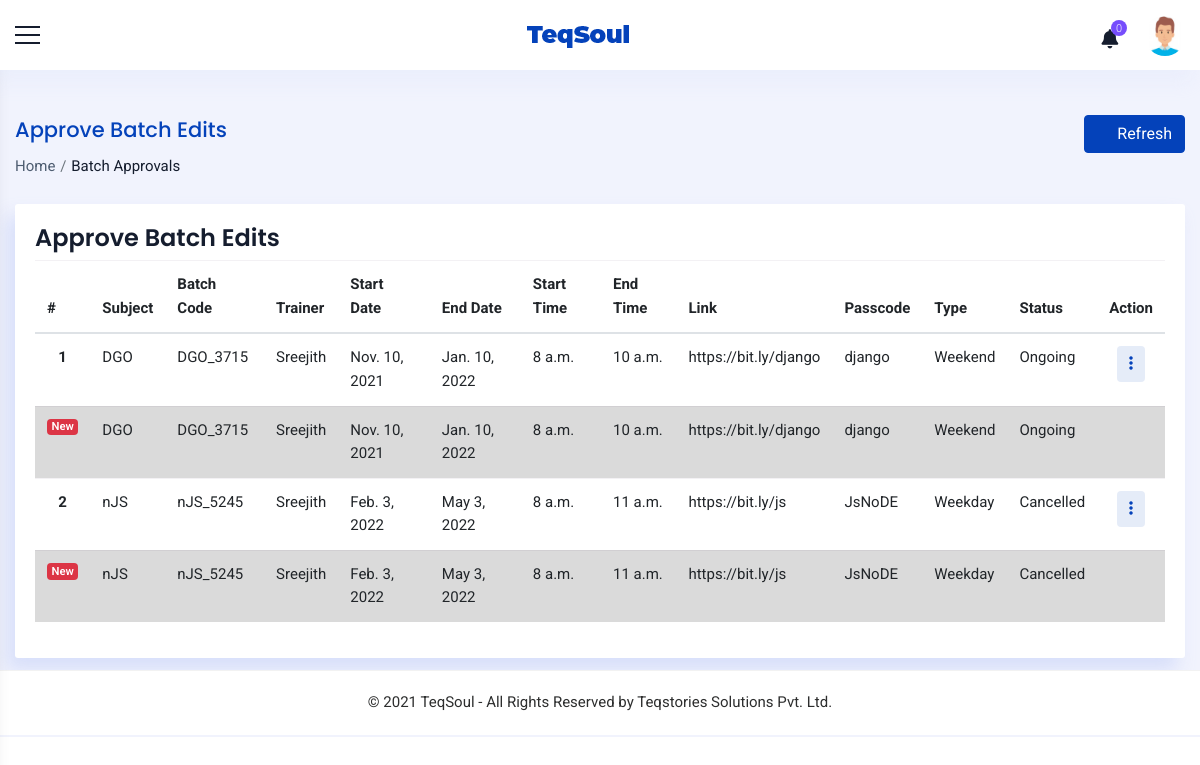
Page /operations/view/batch/approvals/ (signed in) on the earlier database version.
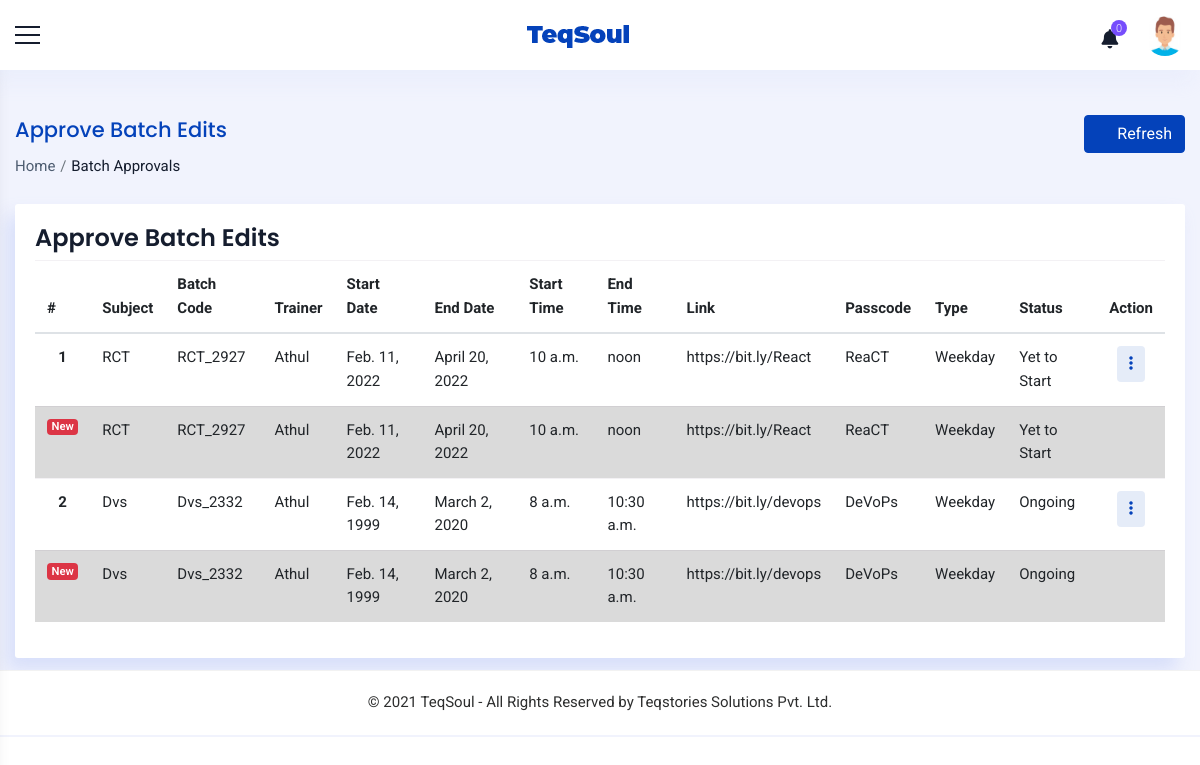
Same page on the later database version.
### accounts/models.py (models this page shows, shortened)
class Staff(models.Model):
    value= (
    ('1', 'Operations'),
    ('2', 'Sales'),
    ('3', 'Trainer'),
    ('4', 'Admin'),
    ('5', 'Operations Manager'),
    ('6', 'Sales Manager'),
    ('7', 'Trainer Manager'),
    )
    user = models.OneToOneField(User,on_delete=models.CASCADE,null=True,blank=True)
    name = models.CharField(max_length=100,null=True, blank=True)
    empid = models.CharField(max_length=100,null=True, blank=True)
    mobile = models.CharField(max_length=10,null=True, blank=True)
    email = models.EmailField(max_length=200,null=True, blank=True)
    sex = models.CharField(max_length=10,null=True,choices=sex_choices, blank=True)
    dob = models.DateField(null=True, blank=True)
    doj = models.DateField(null=True, blank=True)
    blood_group = models.CharField(max_length=100,null=True, blank=True,choices=groups)
    house = models.CharField(max_length=100,null=True, blank=True)
    street =models.CharField(max_length=100,null=True, blank=True)
    street2 =models.CharField(max_length=100,null=True, blank=True)
    city = models.CharField(max_length=100,null=True, blank=True)
    state = models.CharField(max_length=100,null=True,choices=state, blank=True)
    pin = models.CharField(max_length=100,null=True,blank=True)
    stype = models.CharField(max_length=100,null=True,choices=value, blank=True)
    status = models.CharField(max_length=20,choices=(('Active','Active'),('Inactive','Inactive')),default='Active')
    profile_pic = models.ImageField(null=True, blank=True,upload_to='images/dp/',default='accounts/static/images/user3.png')
    facebook = models.CharField(max_length=1000, null=True, blank=True)
    linkedin = models.CharField(max_length=1000, null=True, blank=True)
    instagram = models.CharField(max_length=1000, null=True, blank=True)
    approval = models.BooleanField(null=True, blank=True, default=False)
    def __str__(self):
        return self.name
    class Meta:
        unique_together = [['name']]

class TempBatch(models.Model):
    batch = models.ForeignKey(Batch, on_delete=models.CASCADE,null=True, blank=True)
    subject = models.ForeignKey(Course,on_delete=models.CASCADE)
    batch_code = models.CharField(max_length=500, blank=True)
    trainer = models.ForeignKey(Staff,on_delete=models.CASCADE,null=True, blank=True,limit_choices_to={'stype':"3"})
    start_date = models.DateField(null=True, blank=True)
    end_date = models.DateField(null=True, blank=True)
    start_time = models.TimeField(null=True, blank=True)
    end_time = models.TimeField(null=True, blank=True)
    link = models.CharField(max_length=1000, null=True, blank=True)
    passcode = models.CharField(max_length=250,null=True, blank=True)
    type = models.CharField(max_length=100,choices=(('Weekend', 'Weekend'),('Weekday','Weekday')))
    status = models.CharField(max_length=100,choices=(('2','Yet to Start'),('1','Ongoing'),('3','Completed'),('4','Cancelled')),default='2')
    to_be_approved_by = models.ForeignKey(Staff,on_delete=models.CASCADE,null=True, blank=True,related_name='temp_approved_by')

class Course(models.Model):
    name = models.CharField(max_length=1000,null=True, blank=True)
    code = models.CharField(max_length=10, null=True, blank=True)
    fee = models.CharField(max_length=10, null=True, blank=True)
    pic = models.ImageField(null=True, blank=True, default='accounts/static/images/course.jpg',upload_to='images/course/')

class Batch(models.Model):
    subject = models.ForeignKey(Course,on_delete=models.CASCADE)
    batch_code = models.CharField(max_length=500, blank=True)
    trainer = models.ForeignKey(Staff,on_delete=models.CASCADE,null=True, blank=True,limit_choices_to={'stype':"3"})
    start_date = models.DateField(null=True, blank=True)
    end_date = models.DateField(null=True, blank=True)
    start_time = models.TimeField(null=True, blank=True)
    end_time = models.TimeField(null=True, blank=True)
    link = models.CharField(max_length=1000, null=True, blank=True)
    passcode = models.CharField(max_length=250,null=True, blank=True)
    type = models.CharField(max_length=100,choices=(('Weekend', 'Weekend'),('Weekday','Weekday')))
    status = models.CharField(max_length=100,choices=(('2','Yet to Start'),('1','Ongoing'),('3','Completed'),('4','Cancelled')),default='2')
    strength = models.IntegerField(null=True, blank=True)
    last_edit_time = models.DateTimeField(null=True, blank=True)
    last_edit_user = models.ForeignKey(Staff,on_delete=models.CASCADE,null=True, blank=True,related_name='edited_by')
    approval = models.CharField(max_length=100,null=True, blank=True,choices=approval_choices ,default='2')
    to_be_approved_by = models.ForeignKey(Staff,on_delete=models.CASCADE,null=True, blank=True,related_name='approved_by')

### accounts/views.py (the view)
# urls.py: path('operations/view/batch/approvals/',ViewBatchEditApprovals.as_view(),name='batch_edit_approvals'),
class ViewBatchEditApprovals(View):
    def get(self, request):
        x = ManagerCheck(request)
        if x == True:
            staff = Staff.objects.get(user=request.user)
            notify = Notifications(staff)
            count = CountNotifications(notify)
            if staff.stype == '4':
                temp = TempBatch.objects.all()
            elif staff.stype == '5':
                temp = TempBatch.objects.filter(to_be_approved_by=staff)
            context={'count':count,'notify':notify,'staff':staff,'temp':temp}
            return render(request,'operations/batch_approvals.html',context)
        else:
            if request.user.is_authenticated:
                return render(request,'messages/common/permission_error.html')
            else:
                return redirect('home')

### accounts/templates/operations/batch_approvals.html (shortened to what this page needs)
{% extends 'common/main.html' %}
{% load static %}
{% block content %}
{% include 'common/header.html' %}
<div class="container_full">
    <div class="content_wrapper bg_homebefore inner-wrapper tables-sec">
        <div class="container-fluid">
            <div class="breadcrumbbar">
                <div class="row">
                    <div class="col-md-8 col-lg-8">
                        <h4 class="page-title">Approve Batch Edits</h4>
                        <div class="breadcrumb-list">
                            <ol class="breadcrumb">
                                <li class="breadcrumb-item"><a href="{% url 'home' %}">Home</a></li>
                                <li class="breadcrumb-item active" aria-current="page">Batch Approvals</li>
                            </ol>
                        </div>
                    </div>
                    <div class="col-md-4 col-lg-4 mr-0">
                        <div class="widgetbar">
                            <button class="btn btn-primary" onclick="window.location.reload()"><i class="ti ti-reload mr-2"></i>Refresh</button>
                        </div>
                    </div>
                </div>
            </div>
            <div class="row">
                <div class="col-lg-12 col-md-12 col-12">
                    <div class="card">
                        <h4 class="m-t-0 header-title">Approve Batch Edits</h4>
                        <div class="table-responsive">
                            <table class="table table-hover">
                                <thead>
                                    <tr>
                                        <th>#</th>
                                        <th>Subject</th>
                                        <th>Batch Code</th>
                                        <th>Trainer</th>
                                        <th>Start Date</th>
                                        <th>End Date</th>
                                        <th>Start Time</th>
                                        <th>End Time</th>
                                        <th>Link</th>
                                        <th>Passcode</th>
                                        <th>Type</th>
                                        <th>Status</th>
                                        <th class="text-right">Action</th>
                                    </tr>
                                </thead>
                                <tbody>
                                    {% for i in temp %}
                                    <tr>
                                        <th scope="row" style="text-align:center">{{forloop.counter}}</th>
                                        <td>{{i.subject.code}}</td>
                                        <td>{{i.batch_code}}</td>
                                        <td>{{i.trainer}}</td>
                                        <td>{{i.start_date}}</td>
                                        <td>{{i.end_date}}</td>
                                        <td>{{i.start_time}}</td>
                                        <td>{{i.end_time}}</td>
                                        {% if not i.link %}
                                        <td>N/A</td>
                                        <td>N/A</td>
                                        {% else %}
                                        <td>{{i.link}}</td>
                                        <td>{{i.passcode}}</td>
                                        {% endif %}
                                        <td>{{i.type}}</td>
                                        <td>{{i.get_status_display}}</td>
                                        <td  class="text-right">
                                            <div class="btn-group mr-2">
                                                <div class="dropdown">
                                                  <button class="btn btn-round btn-primary-rgba" type="button" id="CustomdropdownMenuButton4" data-toggle="dropdown" aria-haspopup="true" aria-expanded="false"><i class="fas fa-ellipsis-v"></i></button>
                                                </div>
                                            </div>
                                        </td>
                                    </tr>
                                    <tr class="table-active">
                                        <th scope="row"><span class="badge badge-pill badge-danger float-right">New</span></th>
                                        <td>{{i.batch.subject.code}}</td>
                                        <td>{{i.batch.batch_code}}</td>
                                        <td>{{i.batch.trainer}}</td>
                                        <td>{{i.batch.start_date}}</td>
                                        <td>{{i.batch.end_date}}</td>
                                        <td>{{i.batch.start_time}}</td>
                                        <td>{{i.batch.end_time}}</td>
                                        {% if not i.link %}
                                        <td>N/A</td>
                                        <td>N/A</td>
                                        {% else %}
                                        <td>{{i.batch.link}}</td>
                                        <td>{{i.batch.passcode}}</td>
                                        {% endif %}
                                        <td>{{i.batch.type}}</td>
                                        <td>{{i.batch.get_status_display}}</td>
                                        <td></td>
                                        {% empty %}
                                        <td colspan="13" >No pending approvals</td>
                                    </tr>
                                    {% endfor %}
                                </tbody>
                            </table>
                        </div>
                    </div>
                </div>
            </div>
        </div>
    </div>
    {% include 'common/footer.html' %}
</div>
{% endblock %}

### accounts/templates/common/main.html (shortened to what this page needs)
{% load static %}
<!doctype html>
<html>
<head>
<link href="{% static 'css/plugins.css' %}" rel="stylesheet" >
<link href="{% static 'css/style.css' %}" rel="stylesheet">
<link rel="stylesheet" href="https://unpkg.com/@icon/themify-icons/themify-icons.css">
<link rel="stylesheet" href="https://cdnjs.cloudflare.com/ajax/libs/font-awesome/6.0.0-beta2/css/all.min.css" />
</head>
<body>
<div class="wrapper">
    {% block content %}
    {% endblock %}
</div>
</body>
</html>

### accounts/templates/common/header.html (shortened to what this page needs)
{% load static %}
<div class="header-bg">
    <header class="main-header">
      <div class="container_header phone_view border_top_bott">
        <div class="row">
          <div class="col-md-12 d-flex justify-content-between align-items-center">
            <div class="menu-icon"> <a href="javascript:void(0)" class="menu-toggler sidebar-toggler"></a> </div>
            <div class="logo d-flex align-items-center justify-content-center"> <a href="javascript:void(0)"> <strong
                  class="logo_icon"> <img src="{% static 'images/small-logo.png' %}" alt=""> </strong>  </a> </div>
            <div class="right_detail">
              <div class="row d-flex align-items-center justify-content-end">
                <div class="col-xl-12 col-12 d-flex justify-content-end">
                  <div class="right_bar_top d-flex align-items-center">
                    {% if staff %}
                        {% include 'common/notifications.html' %}
                        <div class="dropdown dropdown-user"> <a href="javascript:void(0)" class="dropdown-toggle"
                            data-toggle="dropdown" data-hover="dropdown" data-close-others="true" aria-expanded="true"> <img
                              class="img-circle pro_pic" src="{{staff.profile_pic.url}}" alt="{{staff.name}}"> </a>
                        </div>
                    {% endif %}
                  </div>
                </div>
              </div>
            </div>
          </div>
        </div>
      </div>
    </header>
  </div>

### accounts/templates/common/notifications.html (shortened to what this page needs)
<div class="dropdown dropdown-notification"> <a href="javascript:void(0)" onclick="read()" class="dropdown-toggle"
    data-toggle="dropdown" data-hover="dropdown" data-close-others="true" aria-expanded="false"> <i
      class="fa fa-bell"></i> <span class="badge_coun"> {{count}} </span> </a>
</div>

### accounts/templates/common/footer.html
<div class="row">
    <div class="col-lg-12">
      <div class="footerbar">
        <footer class="footer">
          <p class="mb-0">© <span id="year"></span> TeqSoul - All Rights Reserved by Teqstories Solutions Pvt. Ltd.</p>
        </footer>
      </div>
    </div>
  </div>

Differences in the rows shown:
removed TempBatch: subject.code "DGO", batch_code "DGO_3715", trainer "Sreejith", start_date "Nov. 10, 2021", end_date "Jan. 10, 2022", start_time "8 a.m.", end_time "10 a.m.", link "https://bit.ly/django", passcode "django", type "Weekend", status "Ongoing", batch.subject.code "DGO", batch.batch_code "DGO_3715", batch.trainer "Sreejith", batch.start_date "Nov. 10, 2021", batch.end_date "Jan. 10, 2022", batch.start_time "8 a.m.", batch.end_time "10 a.m.", batch.link "https://bit.ly/django", batch.passcode "django", batch.type "Weekend", batch.status "Ongoing"
removed TempBatch: subject.code "nJS", batch_code "nJS_5245", trainer "Sreejith", start_date "Feb. 3, 2022", end_date "May 3, 2022", start_time "8 a.m.", end_time "11 a.m.", link "https://bit.ly/js", passcode "JsNoDE", type "Weekday", status "Cancelled", batch.subject.code "nJS", batch.batch_code "nJS_5245", batch.trainer "Sreejith", batch.start_date "Feb. 3, 2022", batch.end_date "May 3, 2022", batch.start_time "8 a.m.", batch.end_time "11 a.m.", batch.link "https://bit.ly/js", batch.passcode "JsNoDE", batch.type "Weekday", batch.status "Cancelled"
added TempBatch: subject.code "RCT", batch_code "RCT_2927", trainer "Athul", start_date "Feb. 11, 2022", end_date "April 20, 2022", start_time "10 a.m.", end_time "noon", link "https://bit.ly/React", passcode "ReaCT", type "Weekday", status "Yet to Start", batch.subject.code "RCT", batch.batch_code "RCT_2927", batch.trainer "Athul", batch.start_date "Feb. 11, 2022", batch.end_date "April 20, 2022", batch.start_time "10 a.m.", batch.end_time "noon", batch.link "https://bit.ly/React", batch.passcode "ReaCT", batch.type "Weekday", batch.status "Yet to Start"
added TempBatch: subject.code "Dvs", batch_code "Dvs_2332", trainer "Athul", start_date "Feb. 14, 1999", end_date "March 2, 2020", start_time "8 a.m.", end_time "10:30 a.m.", link "https://bit.ly/devops", passcode "DeVoPs", type "Weekday", status "Ongoing", batch.subject.code "Dvs", batch.batch_code "Dvs_2332", batch.trainer "Athul", batch.start_date "Feb. 14, 1999", batch.end_date "March 2, 2020", batch.start_time "8 a.m.", batch.end_time "10:30 a.m.", batch.link "https://bit.ly/devops", batch.passcode "DeVoPs", batch.type "Weekday", batch.status "Ongoing"
